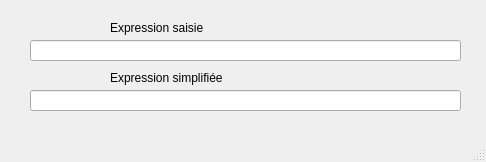
<?xml version="1.0" encoding="UTF-8"?>
<ui version="4.0">
 <class>FenetreSimplification</class>
 <widget class="QMainWindow" name="FenetreSimplification">
  <property name="geometry">
   <rect>
    <x>0</x>
    <y>0</y>
    <width>486</width>
    <height>162</height>
   </rect>
  </property>
  <property name="windowTitle">
   <string>MainWindow</string>
  </property>
  <widget class="QWidget" name="centralwidget">
   <widget class="QLineEdit" name="AffichageSimplifieNC">
    <property name="geometry">
     <rect>
      <x>30</x>
      <y>90</y>
      <width>431</width>
      <height>21</height>
     </rect>
    </property>
   </widget>
   <widget class="QLineEdit" name="AffichageAvantSimplificationNC">
    <property name="geometry">
     <rect>
      <x>30</x>
      <y>40</y>
      <width>431</width>
      <height>21</height>
     </rect>
    </property>
   </widget>
   <widget class="QLabel" name="label">
    <property name="geometry">
     <rect>
      <x>110</x>
      <y>20</y>
      <width>131</width>
      <height>16</height>
     </rect>
    </property>
    <property name="text">
     <string>Expression saisie</string>
    </property>
   </widget>
   <widget class="QLabel" name="label_2">
    <property name="geometry">
     <rect>
      <x>110</x>
      <y>70</y>
      <width>161</width>
      <height>16</height>
     </rect>
    </property>
    <property name="text">
     <string>Expression simplifiée</string>
    </property>
   </widget>
  </widget>
  <widget class="QMenuBar" name="menubar">
   <property name="geometry">
    <rect>
     <x>0</x>
     <y>0</y>
     <width>486</width>
     <height>21</height>
    </rect>
   </property>
  </widget>
  <widget class="QStatusBar" name="statusbar"/>
 </widget>
 <resources/>
 <connections/>
</ui>
